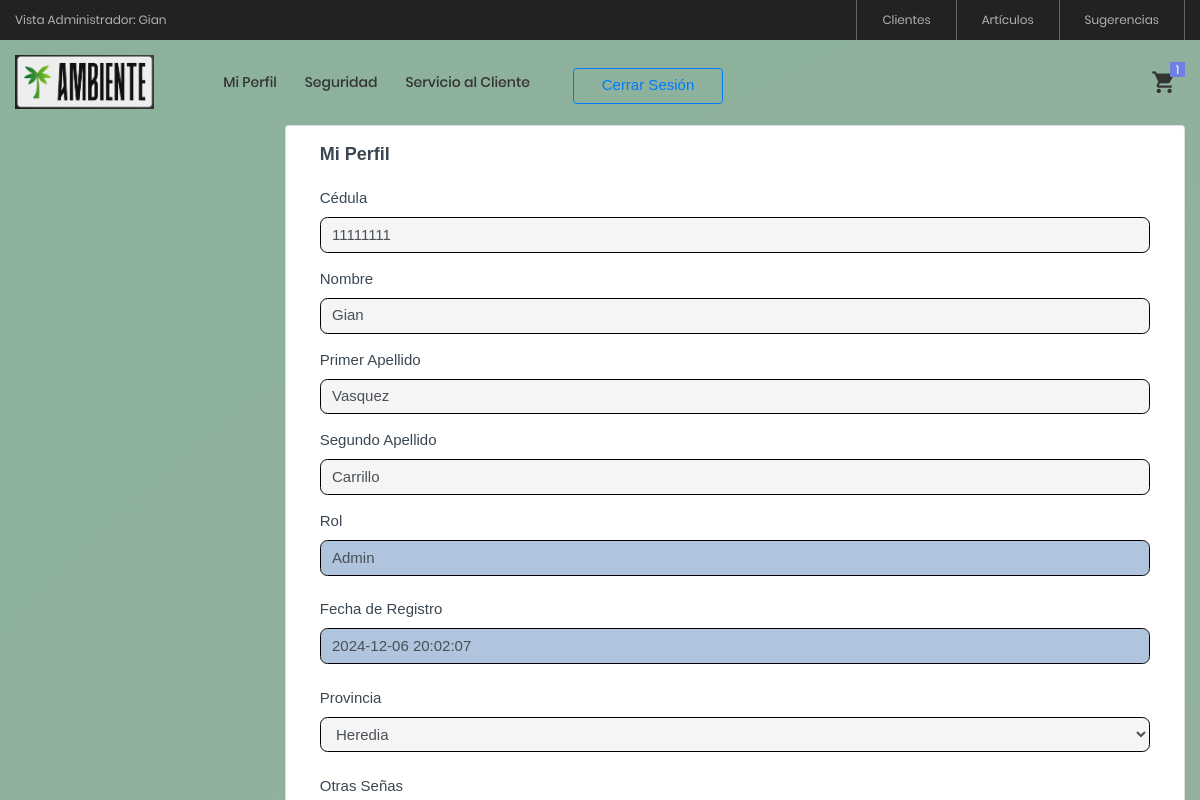
The page /View/Cliente/consultarPerfil.php (signed in) on the database its author committed.
### tables this page shows
CREATE TABLE `clientes` (
  `clienteID` int(11) NOT NULL,
  `cedula` varchar(9) NOT NULL,
  `nombre` varchar(50) NOT NULL,
  `apellido1` varchar(50) NOT NULL,
  `apellido2` varchar(50) NOT NULL,
  `contrasena` varchar(20) NOT NULL,
  `estadoID` int(11) NOT NULL,
  `rolID` int(11) NOT NULL,
  `fechaRegistro` datetime NOT NULL,
  `provinciaID` int(11) NOT NULL,
  `otrasSenas` varchar(200) NOT NULL,
  `codigoPostal` varchar(10) DEFAULT NULL,
  `correo` varchar(50) NOT NULL,
  `telefono` varchar(15) NOT NULL,
  PRIMARY KEY (`clienteID`),
  UNIQUE KEY `cedula` (`cedula`),
  UNIQUE KEY `correo` (`correo`),
  UNIQUE KEY `telefono` (`telefono`),
  KEY `estadoID` (`estadoID`),
  KEY `rolID` (`rolID`),
  KEY `provinciaID` (`provinciaID`),
  CONSTRAINT `clientes_ibfk_1` FOREIGN KEY (`estadoID`) REFERENCES `estados` (`estadoID`) ON DELETE CASCADE,
  CONSTRAINT `clientes_ibfk_2` FOREIGN KEY (`rolID`) REFERENCES `roles` (`rolID`) ON DELETE CASCADE,
  CONSTRAINT `clientes_ibfk_5` FOREIGN KEY (`provinciaID`) REFERENCES `provincias` (`provinciaID`) ON DELETE NO ACTION
);

CREATE TABLE `roles` (
  `rolID` int(11) NOT NULL AUTO_INCREMENT,
  `nombreRol` varchar(25) NOT NULL,
  PRIMARY KEY (`rolID`)
);

### Model/ClienteModel.php (called while the page is built, shortened)
<?php
    function ConsultarClienteModel($clienteID)
    {
        try
        {
            $enlace = AbrirBD();
            $sentencia = "CALL ConsultarCliente('$clienteID')";
            $resultado = $enlace -> query($sentencia);
            return $resultado;
        }
        catch(Exception $ex)
        {
            return null;
        }
    }
    function ConsultarProvinciasModel()
    {
        try {
            $enlace = AbrirBD();
            $sentencia = "CALL ConsultarProvincias()";
            $resultado = $enlace->query($sentencia);
            return $resultado;
        } catch (Exception $ex) {
            return null;
        }
    }
    ?>

### Controller/ClienteController.php (called while the page is built, shortened)
<?php
    include_once $_SERVER["DOCUMENT_ROOT"] . '/ProyectoAmbienteWeb/Model/ClienteModel.php';
    function ConsultarCliente($clienteID)
    {
        $resultado = ConsultarClienteModel($clienteID);
        if($resultado != null && $resultado -> num_rows > 0)
        {
            return mysqli_fetch_array($resultado);
        }
        else
        {
            $_POST["txtMensaje"] = "Su información no se ha obtenido correctamente";
        }
    }
        function ConsultarProvincias()
        {
            $resultado = ConsultarProvinciasModel();
            if ($resultado != null && $resultado->num_rows > 0) {
                return $resultado;
            }
        }
    ?>

### View/Cliente/consultarPerfil.php (the view, shortened to what this page needs)
<?php
    include_once $_SERVER["DOCUMENT_ROOT"] . '/ProyectoAmbienteWeb/View/layout.php';
    include_once $_SERVER["DOCUMENT_ROOT"] . '/ProyectoAmbienteWeb/Controller/ClienteController.php';
    $id = $_SESSION["ClienteID"];
    $datos = ConsultarCliente($id);
?>
<!doctype html>
<html lang="en">
<body class="page-wrapper radial-gradient">
    <div id="main-wrapper" data-layout="vertical" data-navbarbg="skin6" data-sidebartype="full"
        data-sidebar-position="fixed" data-header-position="fixed"
        <div class="body-wrapper">
            <div class="container-fluid">
                <div class="row">
                    <div class="card">
                        <div class="card-body">
                            <h5 class="card-title fw-semibold mb-4">Mi Perfil</h5>
                            <form action="" method="POST">
                                <div class="mb-3">
                                    <label class="form-label">Cédula</label>
                                    <input type="text" class="form-control" id="txtCedula"name="txtCedula"
                                    value="<?php echo $datos["cedula"] ?>">
                                </div>
                                <div class="mb-3">
                                    <label class="form-label">Nombre</label>
                                    <input type="text" class="form-control" id="txtNombre" name="txtNombre"
                                    value="<?php echo $datos["nombre"] ?>">
                                </div>
                                <div class="mb-3">
                                    <label class="form-label">Primer Apellido</label>
                                    <input type="text" class="form-control" id="txtApellido1" name="txtApellido1"
                                    value="<?php echo $datos["apellido1"] ?>">
                                </div>
                                <div class="mb-3">
                                    <label class="form-label">Segundo Apellido</label>
                                    <input type="text" class="form-control" id="txtApellido2" name="txtApellido2"
                                    value="<?php echo $datos["apellido2"] ?>">
                                </div>
                                <div class="mb-4">
                                    <label class="form-label">Rol</label>
                                    <input type="text" class="form-control" id="txtRol" name="txtRol" readOnly="true"
                                    style="background-color: #B0C4DE"
                                    value="<?php echo $datos["nombreRol"] ?>">
                                </div>
                                <div class="mb-4">
                                    <label class="form-label">Fecha de Registro</label>
                                    <input type="text" class="form-control" id="txtFechaRegistro" name="txtFechaRegistro" readOnly="true"
                                    style="background-color: #B0C4DE"
                                    value="<?php echo $datos["fechaRegistro"] ?>">
                                </div>
                                <div class="mb-4">
                                    <label class="form-label">Provincia</label>
                                    <select id="ddlProvincias" name="ddlProvincias" class="form-control">
                                        <?php
                                            $provincias = ConsultarProvincias();
                                            while($fila = mysqli_fetch_array($provincias))
                                            {
                                                if($fila["provinciaID"] == $datos["provinciaID"])
                                                {
                                                    echo "<option selected value=" . $fila["provinciaID"] . ">" . $fila["provincia"] . "</option>";
                                                }
                                                else
                                                {
                                                    echo "<option value=" . $fila["provinciaID"] . ">" . $fila["provincia"] . "</option>";
                                                }
                                            }
                                        ?>
                                    </select>
                                </div>
                                <div class="mb-4">
                                    <label class="form-label">Otras Señas</label>
                                </div>
                            </form>
                        </div>
                    </div>
                </div>
            </div>
        </div>
    </div>
</body>
</html>

### rows shown on the page
clientes: txtCedula "11111111", txtNombre "Gian", txtApellido1 "Vasquez", txtApellido2 "Carrillo", txtRol "Admin", txtFechaRegistro "2024-12-06 20:02:07"

### other values the page prints
$_SESSION["NombreCliente"] "Gian"
form field ddlProvincias "Heredia"
